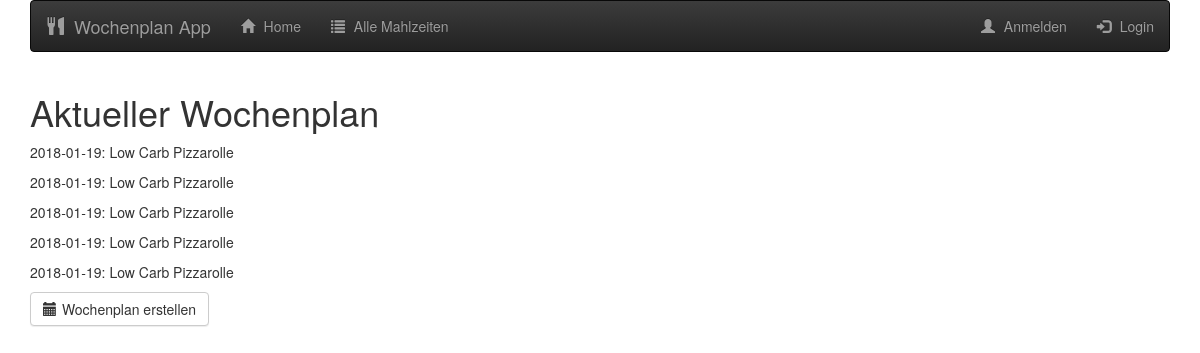
Page /home on the earlier database version.
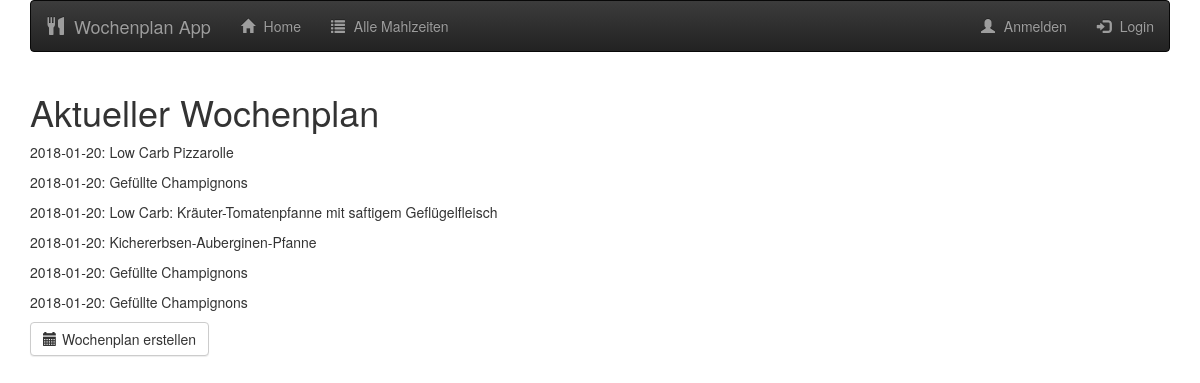
Same page on the later database version.
### database_setup.py (models this page shows)
class Weekmeals(Base):
    __tablename__ = 'weekmeals'
    __table_args__ = {'extend_existing': True}
    id = Column(Integer, primary_key=True)
    name = Column(String(250), nullable=False)
    meal_date = Column(Date)
    receipt = Column(String)
    veggie = Column(Boolean)
    portions = Column(Integer)

### weekplan_server.py (the view)
@app.route('/', methods=['GET', 'POST'])
@app.route('/home')
def weekplan():
    week_meals = session.query(Weekmeals).all()
    return render_template('week_plan.html', week_meals=week_meals)

### templates/week_plan.html
{% extends "main.html" %}
{% block content %}
{% include "header.html" %}
<div class="container">
      <h1>Aktueller Wochenplan</h1>
  {% for menu in week_meals %}
      <p>{{menu.meal_date}}:  {{menu.name}}</p>
  {% endfor %}
    <form action="{{url_for('choose_date')}}">
        <button type="submit" class="btn btn-default" value="create_plan">
          <span class="glyphicon glyphicon-calendar" aria-hidden="true"></span>Wochenplan erstellen
        </button>
    </form>
</div>
{% endblock %}

### templates/main.html (shortened to what this page needs)
<!DOCTYPE html>
<html lang="de">
<head>
	<link rel="stylesheet" href="https://maxcdn.bootstrapcdn.com/bootstrap/3.3.7/css/bootstrap.min.css">
	<link rel="stylesheet" href="https://maxcdn.bootstrapcdn.com/bootstrap/3.3.7/css/bootstrap-theme.min.css">
	<link rel="stylesheet" type=text/css href="{{ url_for('static', filename='styles.css') }}">
	<link rel="stylesheet" href="https://cdnjs.cloudflare.com/ajax/libs/bootstrap-datepicker/1.6.4/css/bootstrap-datepicker3.css" />
	<link rel="stylesheet" href="https://netdna.bootstrapcdn.com/bootstrap/3.0.3/css/bootstrap.min.css" />
</head>
<body>
		{% block content %} {% endblock %}
</body>
</html>

### templates/header.html (shortened to what this page needs)
<div class="container">
  <nav class="navbar navbar-inverse">
    <div class="navbar-header">
      <a class="navbar-brand" href="#"><span class="glyphicon glyphicon-cutlery" aria-hidden="true"></span> Wochenplan App</a>
    </div>
    <div class="collapse navbar-collapse" id="myNavbar">
      <ul class="nav navbar-nav">
        <li {% if request.path=="/" %} class="active" {% endif %}><a href="{{url_for('weekplan')}}">
          <span class="glyphicon glyphicon-home"></span> Home</a>
        </li>
        <li {% if request.path=="/available_menues" %} class="active" {% endif %}>
          <a href="{{url_for('available_menues')}}">
            <span class="glyphicon glyphicon-list" aria-hidden="true">
            </span> Alle Mahlzeiten</a>
        </li>
      </ul>
      <ul class="nav navbar-nav navbar-right">
        <li><a href="#"><span class="glyphicon glyphicon-user"></span> Anmelden</a></li>
        <li><a href="{{url_for('showLogin')}}"><span class="glyphicon glyphicon-log-in"></span> Login</a></li>
      </ul>
    </div>
  </nav>
</div>

### static/style/styles.css (style rules this page uses)
h1 { font-family: "Helvetica Neue Light", Roboto, Helvetica, Arial, sans-serif; font-size: 50px; color: #51453B; line-height: 60px; font-weight: 300; }
a { font-size: 14px; color: #0093B9; line-height: 17px; }
.btn { padding: 10px; margin: 0; border-color: #9FB80A; border-width: 2px; color: #9FB80A;; }
.glyphicon { margin-right: 5px; }

Differences in the rows shown:
removed Weekmeals: meal_date "2018-01-19", name "Low Carb Pizzarolle"
removed Weekmeals: meal_date "2018-01-19", name "Low Carb Pizzarolle"
removed Weekmeals: meal_date "2018-01-19", name "Low Carb Pizzarolle"
removed Weekmeals: meal_date "2018-01-19", name "Low Carb Pizzarolle"
changed Weekmeals "Low Carb Pizzarolle": meal_date "2018-01-19" → "2018-01-20"
added Weekmeals: meal_date "2018-01-20", name "Gefüllte Champignons"
added Weekmeals: meal_date "2018-01-20", name "Low Carb: Kräuter-Tomatenpfanne mit saftigem Geflügelfleisch"
added Weekmeals: meal_date "2018-01-20", name "Kichererbsen-Auberginen-Pfanne"
added Weekmeals: meal_date "2018-01-20", name "Gefüllte Champignons"
added Weekmeals: meal_date "2018-01-20", name "Gefüllte Champignons"
